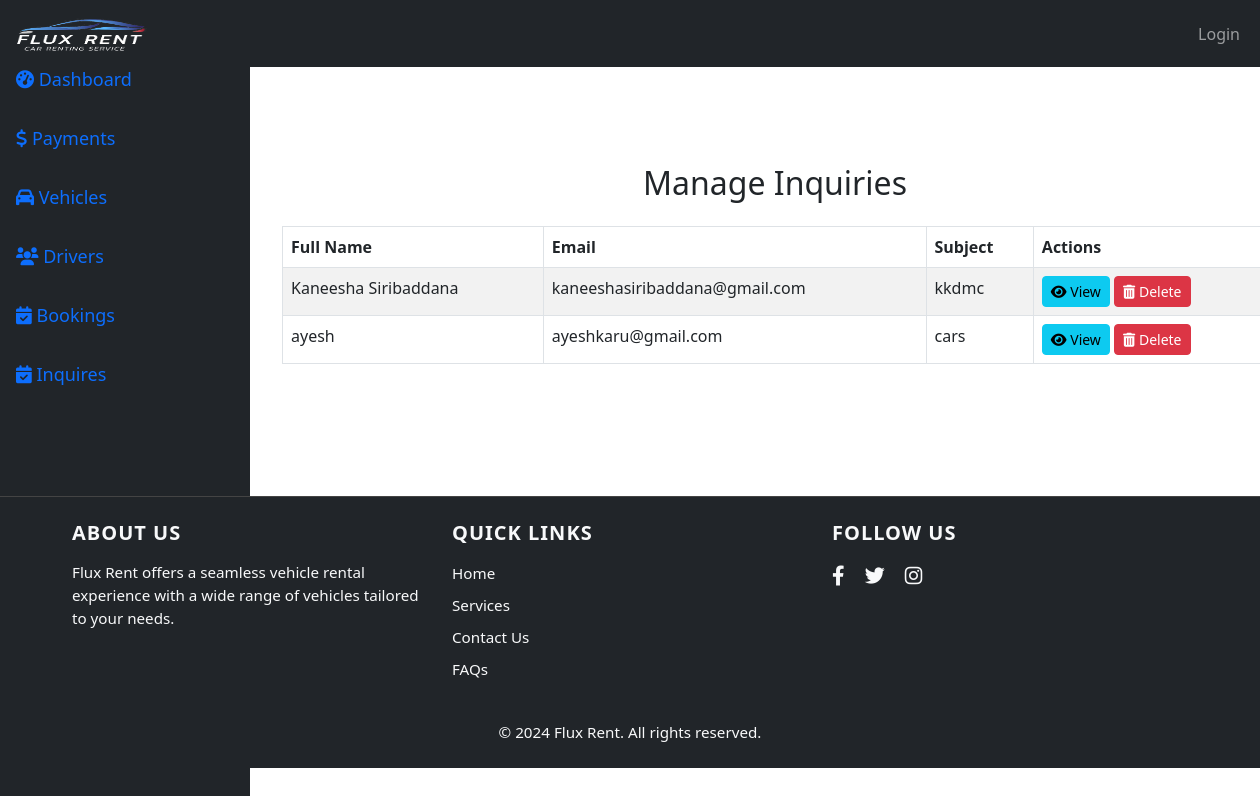
The page /admin-manage-inquiries.php on the database its author committed.
### tables this page shows
CREATE TABLE `inquiries` (
  `id` int(11) NOT NULL,
  `name` varchar(100) NOT NULL,
  `email` varchar(100) NOT NULL,
  `phone` varchar(15) NOT NULL,
  `subject` varchar(200) NOT NULL,
  `message` text NOT NULL,
  `createdDate` timestamp NULL DEFAULT current_timestamp(),
  `updated_at` timestamp NULL DEFAULT current_timestamp() ON UPDATE current_timestamp()
);

### models/config.php (called while the page is built, shortened)
<?php
class Database
{
    public static $connection;
    public static function setUpConnection()
    {
        if (!isset(self::$connection)) {
            self::$connection = new mysqli("localhost", "root", "", "fluxrent");
        }
    }
    public static function search($q)
    {
        $result = self::$connection->query($q);
        return $result;
    }
}

### admin-manage-inquiries.php (the view, shortened to what this page needs)
<?php
require_once 'models/config.php';
$query = "SELECT * FROM inquiries";
$inquiries = Database::search($query);
?>
<!DOCTYPE html>
<html lang="en">
<head>
    <link href="https://cdn.jsdelivr.net/npm/bootstrap@5.3.0-alpha1/dist/css/bootstrap.min.css" rel="stylesheet">
    <link href="https://cdnjs.cloudflare.com/ajax/libs/font-awesome/6.0.0-beta3/css/all.min.css" rel="stylesheet">
</head>
<body>
<nav class="navbar navbar-expand-lg navbar-dark bg-dark fixed-top">
    <div class="container-fluid">
        <a class="navbar-brand" href="#">
            <img src="images/logo.png" alt="Logo" width="140" height="40" class="d-inline-block align-text-top">
        </a>
        <div class="collapse navbar-collapse" id="navbarNav">
            <ul class="navbar-nav ms-auto">
                <?php
                if (isset($_SESSION['admin_logged_in']) && $_SESSION['admin_logged_in'] === true) {
                ?>
                    <li class="nav-item">
                        <a class="nav-link" href="admin-portal.php">Portal</a>
                    </li>
                    <li class="nav-item dropdown">
                        <a class="nav-link dropdown-toggle" href="#" id="adminDropdown" role="button"
                           data-bs-toggle="dropdown" aria-expanded="false">
                            Admin
                        </a>
                        <ul class="dropdown-menu dropdown-menu-end" aria-labelledby="adminDropdown">
                            <li><a class="dropdown-item" href="controllers/logout.php">Logout</a></li>
                        </ul>
                    </li>
                <?php
                } else {
                ?>
                    <li class="nav-item">
                        <a class="nav-link" href="admin-login.php">Login</a>
                    </li>
                <?php
                }
                ?>
            </ul>
        </div>
    </div>
</nav>
    <div class="d-flex wrapper">
        <div>
            <?php include 'admin_sidebar.php'; ?>
        </div>
        <div class="content col-10 mb-5 mt-5">
            <div class="container mt-5 pt-5">
                <h2 class="text-center">Manage Inquiries</h2>
                <table class="table table-bordered table-striped mt-4">
                    <thead>
                        <tr>
                            <th>Full Name</th>
                            <th>Email</th>
                            <th>Subject</th>
                            <th>Actions</th>
                        </tr>
                    </thead>
                    <tbody>
                        <?php while ($row = $inquiries->fetch_assoc()) : ?>
                            <tr id="inquiry-row-<?php echo $row['id']; ?>">
                                <td><?php echo htmlspecialchars($row['name']); ?></td>
                                <td><?php echo htmlspecialchars($row['email']); ?></td>
                                <td><?php echo htmlspecialchars($row['subject']); ?></td>
                                <td>
                                    <button class="btn btn-info btn-sm" data-bs-toggle="modal" data-bs-target="#viewModal-<?php echo $row['id']; ?>">
                                        <i class="fas fa-eye"></i> View
                                    </button>
                                    <button class="btn btn-danger btn-sm" onclick="deleteInquiry(<?php echo $row['id']; ?>)">
                                        <i class="fas fa-trash-alt"></i> Delete
                                    </button>
                                </td>
                            </tr>
                        <?php endwhile; ?>
                    </tbody>
                </table>
            </div>
        </div>
    </div>
    <?php include 'footer.php'; ?>
</body>
</html>

### admin_sidebar.php (style rules this page uses)
.content { margin-left: 250px; padding: 20px; min-height: 100%; }

### rows shown on the page
inquiries: name "Kaneesha Siribaddana", email "kaneeshasiribaddana@gmail.com", subject "kkdmc"
inquiries: name "ayesh", email "ayeshkaru@gmail.com", subject "cars"
